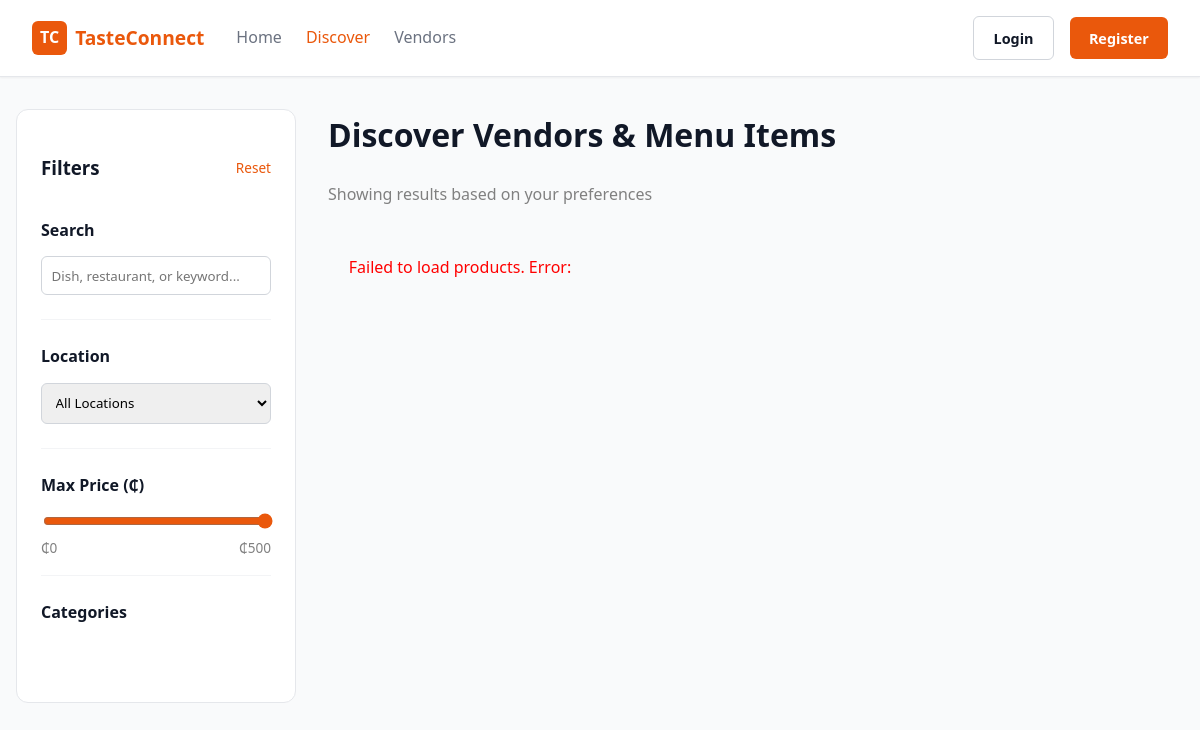
The app's page /views/all_products.php, older data.
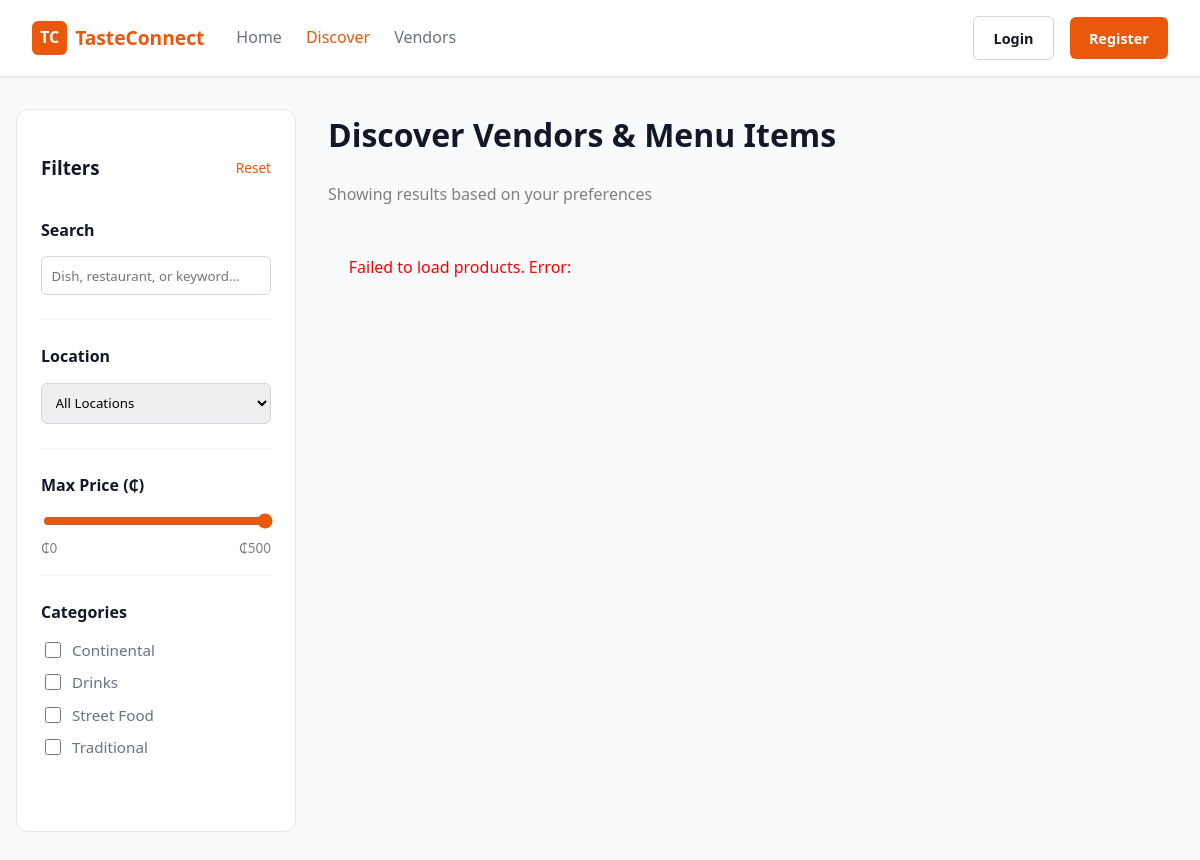
The same page, newer data.
### tables this page shows
CREATE TABLE `categories` (
  `cat_id` int NOT NULL,
  `cat_name` varchar(100) NOT NULL,
  `cat_type` enum('Food Service','Booking') NOT NULL DEFAULT 'Food Service',
  `created_by` int NOT NULL,
  `parent_cat_id` int DEFAULT NULL
);

### views/all_products.php (the view, shortened to what this page needs)
<?php
require_once "../settings/db_cred.php";
$catSql = "SELECT * FROM categories ORDER BY cat_name ASC";
$catResult = $conn->query($catSql);
$categories = $catResult->fetch_all(MYSQLI_ASSOC);
?>
<!DOCTYPE html>
<html lang="en">
<head>
    <link href="https://cdnjs.cloudflare.com/ajax/libs/font-awesome/6.0.0/css/all.min.css" rel="stylesheet">
</head>
<body>
<nav class="navbar">
    <div class="nav-left">
      <a href="../index.php" class="logo"><span>TC</span> TasteConnect</a>
      <div class="nav-links">
        <a href="../index.php">Home</a>
        <a href="all_products.php" style="color:var(--primary-orange);">Discover</a>
        <a href="#">Vendors</a>
      </div>
    </div>
    <div class="nav-right">
      <?php if (!isset($_SESSION['customer_id'])): ?>
        <a href="../login/login.php" class="btn btn-outline">Login</a>
        <a href="../login/register.php" class="btn btn-primary">Register</a>
      <?php else: ?>
        <a href="#" class="btn btn-outline"><i class="fas fa-user"></i> <?= htmlspecialchars($_SESSION['customer_name']); ?></a>
      <?php endif; ?>
    </div>
</nav>
<div class="discover-layout">
    <aside class="filters-sidebar">
        <div style="display:flex; justify-content:space-between; align-items:center; margin-bottom:1rem;">
            <h3>Filters</h3>
            <a href="#" id="reset-filters" style="font-size:0.85rem; color:var(--primary-orange);">Reset</a>
        </div>
        <div class="filter-group">
            <label class="filter-label">Search</label>
            <input type="text" id="searchInput" class="filter-input" placeholder="Dish, restaurant, or keyword...">
        </div>
        <div class="filter-group">
            <label class="filter-label">Location</label>
            <select id="locationFilter" class="filter-input">
                <option value="">All Locations</option>
            </select>
        </div>
        <div class="filter-group">
            <label class="filter-label">Max Price (₵)</label>
            <input type="range" id="priceRange" min="1" max="500" value="500" style="width:100%; accent-color:var(--primary-orange);">
            <div style="display:flex; justify-content:space-between; font-size:0.85rem; color:gray;">
                <span>₵0</span>
                <span id="priceValue">₵500</span>
            </div>
        </div>
        <div class="filter-group">
            <label class="filter-label">Categories</label>
            <div style="max-height: 200px; overflow-y: auto;">
                <?php foreach ($categories as $cat): ?>
                <label class="checkbox-item">
                    <input type="checkbox" class="cat-checkbox" value="<?= $cat['cat_id'] ?>">
                    <?= htmlspecialchars($cat['cat_name']) ?>
                </label>
                <?php endforeach; ?>
            </div>
        </div>
    </aside>
    <main>
        <h1 style="margin-top:0;">Discover Vendors & Menu Items</h1>
        <p style="color:gray; margin-bottom:2rem;">Showing results based on your preferences</p>
        <div id="products-container" class="product-grid">
        </div>
    </main>
</div>
</body>
</html>

### views/all_products.php (style rules this page uses)
:root { --primary-orange: #ea580c; --primary-hover: #c2410c; --dark-text: #111827; --gray-text: #6b7280; --light-bg: #f9fafb; --white: #ffffff; --border-color: #e5e7eb; --font-main: 'Segoe UI', Tahoma, Geneva, Verdana, sans-serif; --shadow-sm: 0 1px 2px 0 rgba(0, 0, 0, 0.05); --shadow-md: 0 4px 6px -1px rgba(0, 0, 0, 0.1); }
* { box-sizing: border-box; }
body { font-family: var(--font-main); background-color: var(--light-bg); color: var(--dark-text); margin: 0; padding: 0; line-height: 1.6; }
a { text-decoration: none; color: inherit; }
.btn { display: inline-flex; align-items: center; justify-content: center; padding: 0.6rem 1.2rem; border-radius: 6px; font-weight: 600; font-size: 0.9rem; cursor: pointer; border: none; transition: all 0.2s ease; gap: 0.5rem; }
.btn-primary { background-color: var(--primary-orange); color: var(--white); }
.btn-outline { border: 1px solid #d1d5db; background: var(--white); color: var(--dark-text); }
.navbar { background: var(--white); padding: 1rem 2rem; display: flex; justify-content: space-between; align-items: center; border-bottom: 1px solid var(--border-color); position: sticky; top: 0; z-index: 1000; box-shadow: var(--shadow-sm); }
.nav-left { display: flex; align-items: center; gap: 2rem; }
.logo { display: flex; align-items: center; font-weight: bold; font-size: 1.2rem; color: var(--primary-orange); }
.logo span { background: var(--primary-orange); color: white; padding: 4px 8px; border-radius: 6px; margin-right: 8px; font-size: 1rem; }
.nav-links { display: flex; gap: 1.5rem; }
.nav-links a { color: var(--gray-text); font-weight: 500; transition: color 0.2s; }
.nav-right { display: flex; align-items: center; gap: 1rem; }
.discover-layout { display: grid; grid-template-columns: 280px 1fr; gap: 2rem; margin: 2rem auto; max-width: 1200px; padding: 0 1rem; align-items: start; }
.filters-sidebar { background: white; padding: 1.5rem; border-radius: 12px; border: 1px solid #e5e7eb; position: sticky; top: 100px; }
.filter-group { margin-bottom: 1.5rem; border-bottom: 1px solid #f3f4f6; padding-bottom: 1rem; }
.filter-group:last-child { border-bottom: none; }
.filter-label { font-weight: 600; margin-bottom: 0.8rem; display: block; color: var(--dark-text); }
.filter-input { width: 100%; padding: 0.6rem; border: 1px solid #d1d5db; border-radius: 6px; margin-bottom: 0.5rem; font-family: inherit; }
.checkbox-item { display: flex; align-items: center; gap: 0.5rem; margin-bottom: 0.5rem; color: var(--gray-text); cursor: pointer; font-size: 0.95rem; }
.checkbox-item input { accent-color: var(--primary-orange); width: 16px; height: 16px; }
.product-grid { display: grid; grid-template-columns: repeat(auto-fill, minmax(260px, 1fr)); gap: 2rem; }

Row changes from the older to the newer data that the page shows:
added categories: cat_name "Continental"
added categories: cat_name "Drinks"
added categories: cat_name "Street Food"
added categories: cat_name "Traditional"
